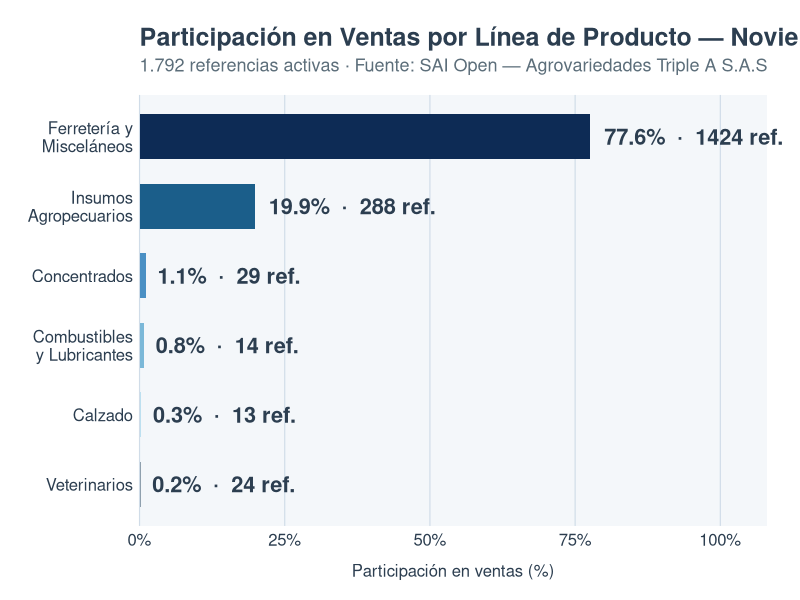
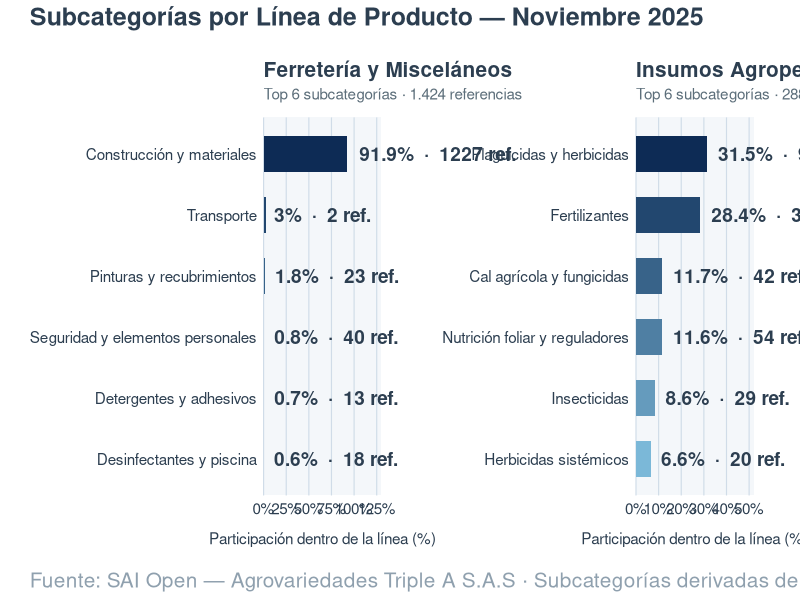
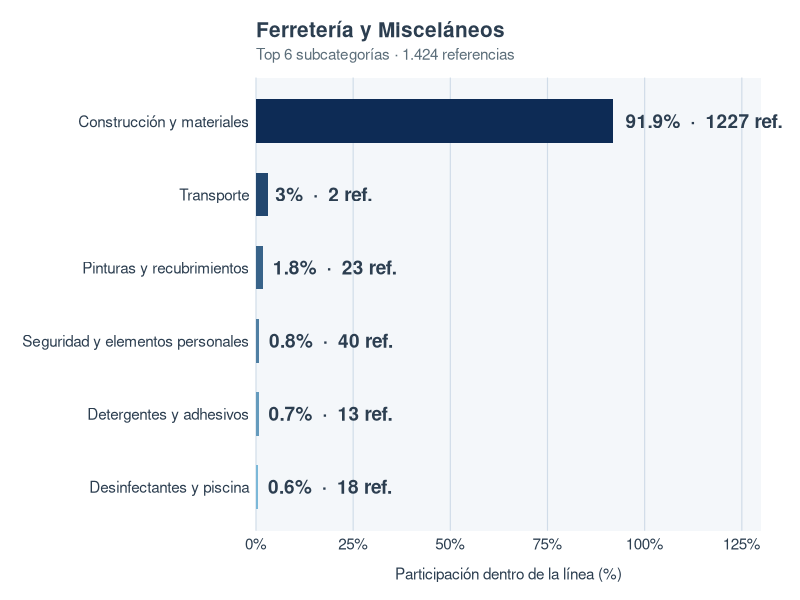
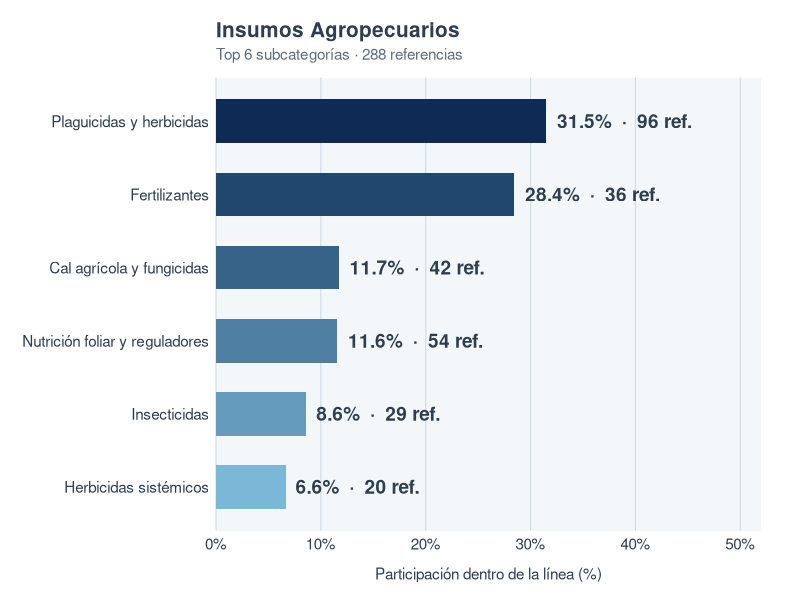
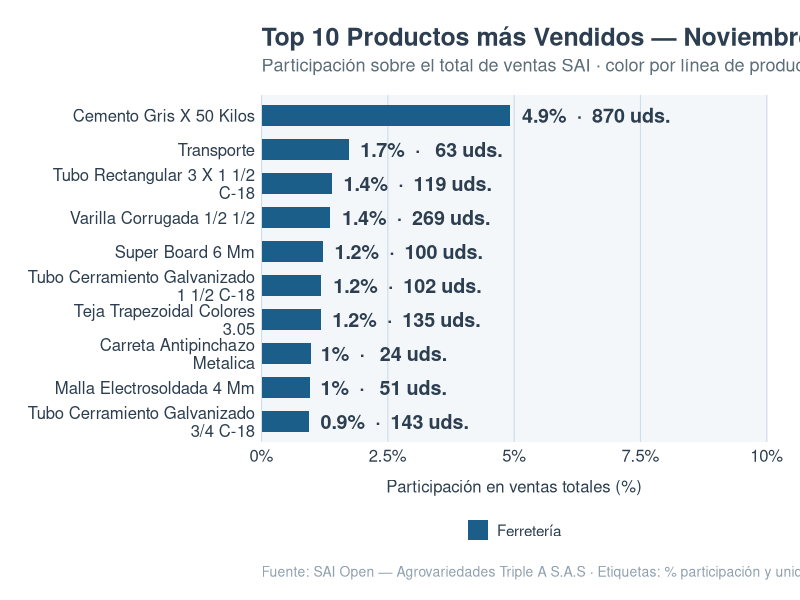

These charts were generated, in order, by the following R code:
# ══════════════════════════════════════════════════════════════════════
#  CONTEXTO DE LA EMPRESA — Agrovariedades Triple A S.A.S
#  Proyecto en Ingeniería I · 2026-I · Universidad del Valle
#  Fuente: SAI Open — Ventas noviembre 2025 (8.526 registros)
# ══════════════════════════════════════════════════════════════════════

library(readxl)
library(dplyr)
library(ggplot2)
library(scales)
library(tidyr)
library(forcats)
library(gridExtra)
library(stringr)
library(patchwork)

# ── PALETA Y TEMA ──────────────────────────────────────────────────────
azul_1  <- "#0D2B55"
azul_2  <- "#1B5E8A"
azul_3  <- "#4A90C4"
azul_4  <- "#7BB8D8"
azul_5  <- "#BDE0F0"
gris_f  <- "#F4F7FA"
gris_t  <- "#2C3E50"
gris_l  <- "#8FA0AE"
linea_p <- "#555555"

tema_aaa <- theme_minimal(base_family = "sans") +
  theme(
    plot.background    = element_rect(fill = "white", colour = NA),
    panel.background   = element_rect(fill = gris_f, colour = NA),
    panel.grid.major.y = element_line(colour = "#D0DCE8", linewidth = 0.5),
    panel.grid.major.x = element_blank(),
    panel.grid.minor   = element_blank(),
    plot.title         = element_text(size = 18, face = "bold", colour = gris_t,
                                      margin = margin(b = 5)),
    plot.subtitle      = element_text(size = 13, colour = "#5C6E7A",
                                      margin = margin(b = 14)),
    plot.caption       = element_text(size = 10, colour = gris_l,
                                      hjust = 0, margin = margin(t = 12)),
    axis.text          = element_text(size = 12, colour = gris_t),
    axis.title         = element_text(size = 12, colour = gris_t),
    axis.title.x       = element_text(margin = margin(t = 10)),
    axis.title.y       = element_text(margin = margin(r = 10)),
    legend.position    = "bottom",
    legend.text        = element_text(size = 11, colour = gris_t),
    legend.title       = element_blank(),
    legend.key.size    = unit(1.1, "lines"),
    strip.text         = element_text(size = 13, face = "bold", colour = gris_t),
    plot.margin        = margin(20, 24, 14, 20)
  )

# ── CARGA DE DATOS ─────────────────────────────────────────────────────
df <- read_excel("Ventas del mes de noviembre Virtual.xlsx",
                 sheet = "QPrincipal")

# Limpiar y calcular margen
df <- df %>%
  mutate(
    MARGEN_UNIT = EXTEND - COST * QTYSHIP,
    PCT_MARGEN  = MARGEN_UNIT / EXTEND * 100,
    DESCLINEA   = trimws(DESCLINEA),
    # Etiqueta corta por línea
    LINEA_CORTA = case_when(
      DESCLINEA == "FERRETERIA Y MISCELANEOS"   ~ "Ferretería y\nMisceláneos",
      DESCLINEA == "INSUMOS AGROPECUARIOS"       ~ "Insumos\nAgropecuarios",
      DESCLINEA == "CONCENTRADOS"                ~ "Concentrados",
      DESCLINEA == "COMBUSTIBLES Y LUBRICANTES"  ~ "Combustibles\ny Lubricantes",
      DESCLINEA == "CALZADO"                     ~ "Calzado",
      DESCLINEA == "VETERINARIOS"                ~ "Veterinarios",
      TRUE ~ DESCLINEA
    )
  )

# ── DECODIFICACIÓN DE SUBCATEGORÍAS ────────────────────────────────────
# Ferretería: subcategorías por CLASS
subcat_ferr <- function(cls) {
  case_when(
    cls == 101010 ~ "Construcción y materiales",
    cls == 105010 ~ "Pinturas y recubrimientos",
    cls == 100501 ~ "Transporte y limpieza hogar",
    cls == 101020 ~ "Seguridad y elementos personales",
    cls == 1010   ~ "Detergentes y adhesivos",
    cls == 106010 ~ "Desinfectantes y piscina",
    cls == 104010 ~ "Herramientas de limpieza",
    cls == 102010 ~ "Materiales eléctricos",
    cls == 103010 ~ "Herramientas agrícolas",
    TRUE          ~ "Otros"
  )
}

# Insumos: subcategorías por CLASS
subcat_ins <- function(cls) {
  case_when(
    cls == 10202020 ~ "Plaguicidas y herbicidas",
    cls == 101010   ~ "Fertilizantes",
    cls == 104010   ~ "Cal agrícola y fungicidas",
    cls == 103010   ~ "Nutrición foliar y reguladores",
    cls == 106010   ~ "Insecticidas",
    cls == 105010   ~ "Herbicidas sistémicos",
    cls == 102010   ~ "Minerales",
    cls == 107010   ~ "Adherentes",
    cls == 108010   ~ "Insumos varios",
    TRUE            ~ "Otros"
  )
}

df <- df %>%
  mutate(
    SUBCAT = case_when(
      DESCLINEA == "FERRETERIA Y MISCELANEOS" ~ subcat_ferr(CLASS),
      DESCLINEA == "INSUMOS AGROPECUARIOS"    ~ subcat_ins(CLASS),
      TRUE ~ NA_character_
    )
  )

# ══════════════════════════════════════════════════════════════════════
#  GRÁFICO 1 — Participación en ventas por línea de producto
#  "¿Cuál es el peso de cada área de negocio?"
# ══════════════════════════════════════════════════════════════════════
por_linea <- df %>%
  group_by(LINEA_CORTA) %>%
  summarise(
    ventas       = sum(EXTEND, na.rm = TRUE),
    costo        = sum(COST * QTYSHIP, na.rm = TRUE),
    items_unicos = n_distinct(ITEM),
    registros    = n(),
    .groups = "drop"
  ) %>%
  mutate(
    margen     = ventas - costo,
    pct_margen = margen / ventas * 100,
    pct_ventas = ventas / sum(ventas) * 100,
    LINEA_CORTA = fct_reorder(LINEA_CORTA, ventas)
  )

paleta_lineas <- c(
  "Ferretería y\nMisceláneos"   = azul_1,
  "Insumos\nAgropecuarios"      = azul_2,
  "Concentrados"                 = azul_3,
  "Combustibles\ny Lubricantes"  = azul_4,
  "Calzado"                      = azul_5,
  "Veterinarios"                 = gris_l
)

g1 <- ggplot(por_linea,
             aes(x = LINEA_CORTA, y = pct_ventas, fill = LINEA_CORTA)) +
  geom_col(width = 0.65, show.legend = FALSE) +
  geom_text(aes(label = paste0(round(pct_ventas, 1), "%  ·  ", items_unicos, " ref.")),
            hjust = -0.08, size = 5.5, colour = gris_t, fontface = "bold") +
  coord_flip(clip = "off") +
  scale_fill_manual(values = paleta_lineas) +
  scale_y_continuous(
    labels = function(x) paste0(x, "%"),
    limits = c(0, 108),
    expand = c(0, 0)
  ) +
  labs(
    title    = "Participación en Ventas por Línea de Producto — Noviembre 2025",
    subtitle = "1.792 referencias activas · Fuente: SAI Open — Agrovariedades Triple A S.A.S",
    x        = NULL,
    y        = "Participación en ventas (%)"
  ) +
  tema_aaa +
  theme(
    panel.grid.major.y = element_blank(),
    panel.grid.major.x = element_line(colour = "#D0DCE8", linewidth = 0.4),
    plot.caption       = element_text(size = 13, colour = gris_l,
                                      hjust = 0, margin = margin(t = 14))
  )

ggsave("g1_ventas_por_linea.png",   g1, width = 13, height = 7,   dpi = 200)


# ── DECODIFICACIÓN FERRETERÍA (con DESCRIPCION para separar Transporte) ─
subcat_ferr <- function(cls, desc) {
  case_when(
    str_detect(desc, "TRANSPORTE")     ~ "Transporte",
    cls == 101010                       ~ "Construcción y materiales",
    cls == 105010                       ~ "Pinturas y recubrimientos",
    cls == 100501                       ~ "Limpieza del hogar",
    cls == 101020                       ~ "Seguridad y elementos personales",
    cls == 1010                         ~ "Detergentes y adhesivos",
    cls == 106010                       ~ "Desinfectantes y piscina",
    cls == 104010                       ~ "Herramientas de limpieza",
    cls == 102010                       ~ "Materiales eléctricos",
    cls == 103010                       ~ "Herramientas agrícolas",
    TRUE                                ~ "Otros"
  )
}

df <- df %>%
  mutate(
    SUBCAT = case_when(
      DESCLINEA == "FERRETERIA Y MISCELANEOS" ~ subcat_ferr(CLASS, DESCRIPCION),
      DESCLINEA == "INSUMOS AGROPECUARIOS"    ~ subcat_ins(CLASS),
      TRUE ~ NA_character_
    )
  )

# ── DATOS — top 6 ─────────────────────────────────────────────────────
ferr_sub <- df %>%
  filter(DESCLINEA == "FERRETERIA Y MISCELANEOS", !is.na(SUBCAT)) %>%
  group_by(SUBCAT) %>%
  summarise(ventas       = sum(EXTEND, na.rm = TRUE),
            items_unicos = n_distinct(ITEM), .groups = "drop") %>%
  mutate(pct = ventas / sum(ventas) * 100) %>%
  slice_max(ventas, n = 6) %>%
  mutate(SUBCAT = fct_reorder(SUBCAT, ventas))

ins_sub <- df %>%
  filter(DESCLINEA == "INSUMOS AGROPECUARIOS", !is.na(SUBCAT)) %>%
  group_by(SUBCAT) %>%
  summarise(ventas       = sum(EXTEND, na.rm = TRUE),
            items_unicos = n_distinct(ITEM), .groups = "drop") %>%
  mutate(pct = ventas / sum(ventas) * 100) %>%
  slice_max(ventas, n = 6) %>%
  mutate(SUBCAT = fct_reorder(SUBCAT, ventas))

paleta_ferr <- colorRampPalette(c(azul_4, azul_1))(6)
paleta_ins  <- colorRampPalette(c(azul_4, azul_1))(6)

# tema reducido para panel combinado (títulos más pequeños, más margen)
tema_panel <- tema_aaa +
  theme(
    plot.title         = element_text(size = 15, face = "bold", colour = gris_t,
                                      margin = margin(b = 4)),
    plot.subtitle      = element_text(size = 11, colour = "#5C6E7A",
                                      margin = margin(b = 10)),
    plot.caption       = element_text(size = 10, colour = gris_l,
                                      hjust = 0, margin = margin(t = 10)),
    axis.text          = element_text(size = 11, colour = gris_t),
    axis.title         = element_text(size = 11, colour = gris_t),
    panel.grid.major.y = element_blank(),
    panel.grid.major.x = element_line(colour = "#D0DCE8", linewidth = 0.4),
    plot.margin        = margin(16, 28, 12, 16)
  )

g3A <- ggplot(ferr_sub, aes(x = SUBCAT, y = pct, fill = SUBCAT)) +
  geom_col(width = 0.6, show.legend = FALSE) +
  geom_text(aes(label = paste0(round(pct, 1), "%  ·  ", items_unicos, " ref.")),
            hjust = -0.08, size = 4.8, colour = gris_t, fontface = "bold") +
  coord_flip(clip = "off") +
  scale_fill_manual(values = setNames(paleta_ferr, levels(ferr_sub$SUBCAT))) +
  scale_y_continuous(labels = function(x) paste0(x, "%"),
                     limits = c(0, 130), expand = c(0, 0)) +
  labs(title    = "Ferretería y Misceláneos",
       subtitle = "Top 6 subcategorías · 1.424 referencias",
       x = NULL, y = "Participación dentro de la línea (%)") +
  tema_panel

g4A <- ggplot(ins_sub, aes(x = SUBCAT, y = pct, fill = SUBCAT)) +
  geom_col(width = 0.6, show.legend = FALSE) +
  geom_text(aes(label = paste0(round(pct, 1), "%  ·  ", items_unicos, " ref.")),
            hjust = -0.08, size = 4.8, colour = gris_t, fontface = "bold") +
  coord_flip(clip = "off") +
  scale_fill_manual(values = setNames(paleta_ins, levels(ins_sub$SUBCAT))) +
  scale_y_continuous(labels = function(x) paste0(x, "%"),
                     limits = c(0, 52), expand = c(0, 0)) +
  labs(title    = "Insumos Agropecuarios",
       subtitle = "Top 6 subcategorías · 288 referencias",
       x = NULL, y = "Participación dentro de la línea (%)") +
  tema_panel

# combinar y exportar como UNA sola imagen
panel_subcategorias <- g3A + g4A +
  plot_annotation(
    title   = "Subcategorías por Línea de Producto — Noviembre 2025",
    caption = "Fuente: SAI Open — Agrovariedades Triple A S.A.S · Subcategorías derivadas del código CLASS",
    theme   = theme(
      plot.title   = element_text(size = 18, face = "bold", colour = gris_t,
                                  margin = margin(b = 6)),
      plot.caption = element_text(size = 15, colour = gris_l, hjust = 0)
    )
  )

ggsave("g34_subcategorias_panel.png",
       panel_subcategorias,
       width = 22, height = 8, dpi = 200)

# ── EXPORTAR ───────────────────────────────────────────────────────────
ggsave("g3A_subcategorias_ferr.png", g3A, width = 12, height = 7.5, dpi = 200)
ggsave("g4A_subcategorias_ins.png",  g4A, width = 12, height = 7.5, dpi = 200)


# ── DATOS — top 10 productos ───────────────────────────────────────────
top10 <- df %>%
  group_by(DESCRIPCION, DESCLINEA) %>%
  summarise(
    ventas   = sum(EXTEND, na.rm = TRUE),
    unidades = sum(QTYSHIP, na.rm = TRUE),
    .groups  = "drop"
  ) %>%
  slice_max(ventas, n = 10) %>%
  mutate(
    pct         = ventas / sum(df$EXTEND, na.rm = TRUE) * 100,
    DESCRIPCION = str_to_title(str_wrap(DESCRIPCION, 28)),
    DESCRIPCION = fct_reorder(DESCRIPCION, ventas),
    linea_corta = case_when(
      DESCLINEA == "FERRETERIA Y MISCELANEOS" ~ "Ferretería",
      DESCLINEA == "INSUMOS AGROPECUARIOS"    ~ "Insumos Agro",
      TRUE ~ DESCLINEA
    ),
    etiqueta = paste0(round(pct, 1), "%  ·  ",
                      format(round(unidades), big.mark = ".", decimal.mark = ","),
                      " uds.")
  )

# ── G5 — Top 10 ────────────────────────────────────────────────────────
g5 <- ggplot(top10,
             aes(x = DESCRIPCION, y = pct, fill = linea_corta)) +
  geom_col(width = 0.6) +
  geom_text(aes(label = etiqueta),
            hjust = -0.08, size = 5.0, colour = gris_t, fontface = "bold") +
  coord_flip(clip = "off") +
  scale_fill_manual(
    values = c("Ferretería" = azul_2, "Insumos Agro" = azul_4)
  ) +
  scale_y_continuous(
    labels = function(x) paste0(x, "%"),
    limits = c(0, 10),
    expand = c(0, 0)
  ) +
  labs(
    title    = "Top 10 Productos más Vendidos — Noviembre 2025",
    subtitle = "Participación sobre el total de ventas SAI · color por línea de producto",
    x        = NULL,
    y        = "Participación en ventas totales (%)",
    caption  = "Fuente: SAI Open — Agrovariedades Triple A S.A.S · Etiquetas: % participación y unidades vendidas"
  ) +
  tema_aaa +
  theme(panel.grid.major.y = element_blank(),
        panel.grid.major.x = element_line(colour = "#D0DCE8", linewidth = 0.4))

# ── EXPORTAR ───────────────────────────────────────────────────────────
ggsave("g5_top10_productos.png", g5, width = 13, height = 8, dpi = 200)



# ─────────────────────────────────────────────────────────────
